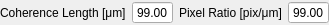
<?xml version="1.0" encoding="UTF-8"?>
<ui version="4.0">
 <class>pixel_dimensions_selector</class>
 <widget class="QWidget" name="pixel_dimensions_selector">
  <property name="geometry">
   <rect>
    <x>0</x>
    <y>0</y>
    <width>290</width>
    <height>25</height>
   </rect>
  </property>
  <property name="windowTitle">
   <string>Form</string>
  </property>
  <layout class="QHBoxLayout" name="horizontalLayout">
   <property name="leftMargin">
    <number>0</number>
   </property>
   <property name="topMargin">
    <number>0</number>
   </property>
   <property name="rightMargin">
    <number>0</number>
   </property>
   <property name="bottomMargin">
    <number>0</number>
   </property>
   <item>
    <layout class="QHBoxLayout" name="horizontalLayout_9">
     <item>
      <widget class="QLabel" name="label_5">
       <property name="text">
        <string>Coherence Length [μm]</string>
       </property>
      </widget>
     </item>
     <item>
      <widget class="QDoubleSpinBox" name="coherence_length">
       <property name="toolTip">
        <string>coherence length</string>
       </property>
       <property name="alignment">
        <set>Qt::AlignCenter</set>
       </property>
       <property name="buttonSymbols">
        <enum>QAbstractSpinBox::NoButtons</enum>
       </property>
       <property name="value">
        <double>99.000000000000000</double>
       </property>
      </widget>
     </item>
    </layout>
   </item>
   <item>
    <layout class="QHBoxLayout" name="horizontalLayout_6">
     <item>
      <widget class="QLabel" name="label_2">
       <property name="text">
        <string>Pixel Ratio [pix/μm]</string>
       </property>
      </widget>
     </item>
     <item>
      <widget class="QDoubleSpinBox" name="pixel_ratio">
       <property name="toolTip">
        <string>pixel ratio</string>
       </property>
       <property name="alignment">
        <set>Qt::AlignCenter</set>
       </property>
       <property name="buttonSymbols">
        <enum>QAbstractSpinBox::NoButtons</enum>
       </property>
       <property name="value">
        <double>99.000000000000000</double>
       </property>
      </widget>
     </item>
    </layout>
   </item>
  </layout>
 </widget>
 <resources/>
 <connections/>
</ui>
